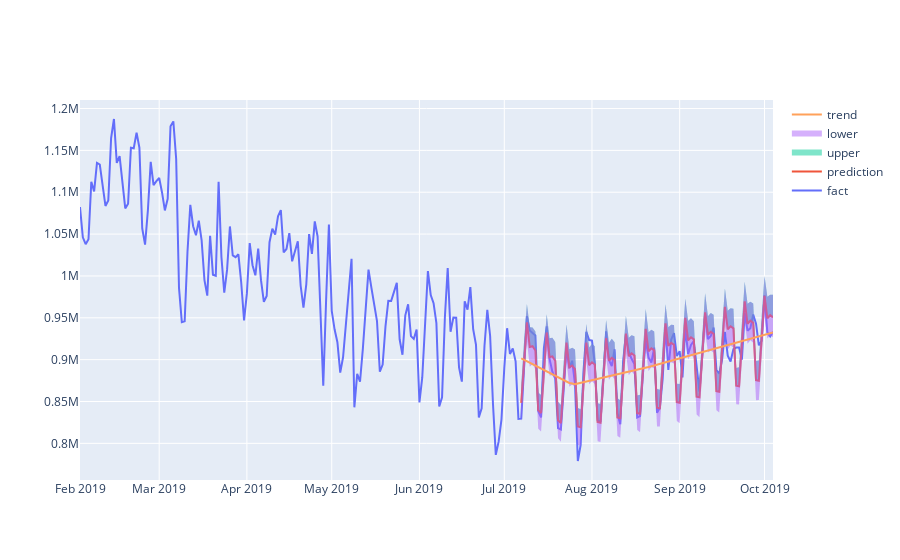

Notebook source saved alongside this figure:
### Code cell
# Рисуем график с границами прогноза
from plotly.offline import download_plotlyjs, init_notebook_mode, plot, iplot
import plotly.graph_objs as go
init_notebook_mode(connected = True)

iplot([
    go.Scatter(x=df['ds'], y=df['y'], name='fact'),
    go.Scatter(x=forecast['ds'], y=forecast['yhat'], name='prediction'),
    go.Scatter(x=forecast['ds'], y=forecast['yhat_upper'], fill='tonexty', mode='none', name='upper'),
    go.Scatter(x=forecast['ds'], y=forecast['yhat_lower'], fill='tonexty', mode='none', name='lower'),
    go.Scatter(x=forecast['ds'], y=forecast['trend'], name='trend')
])
